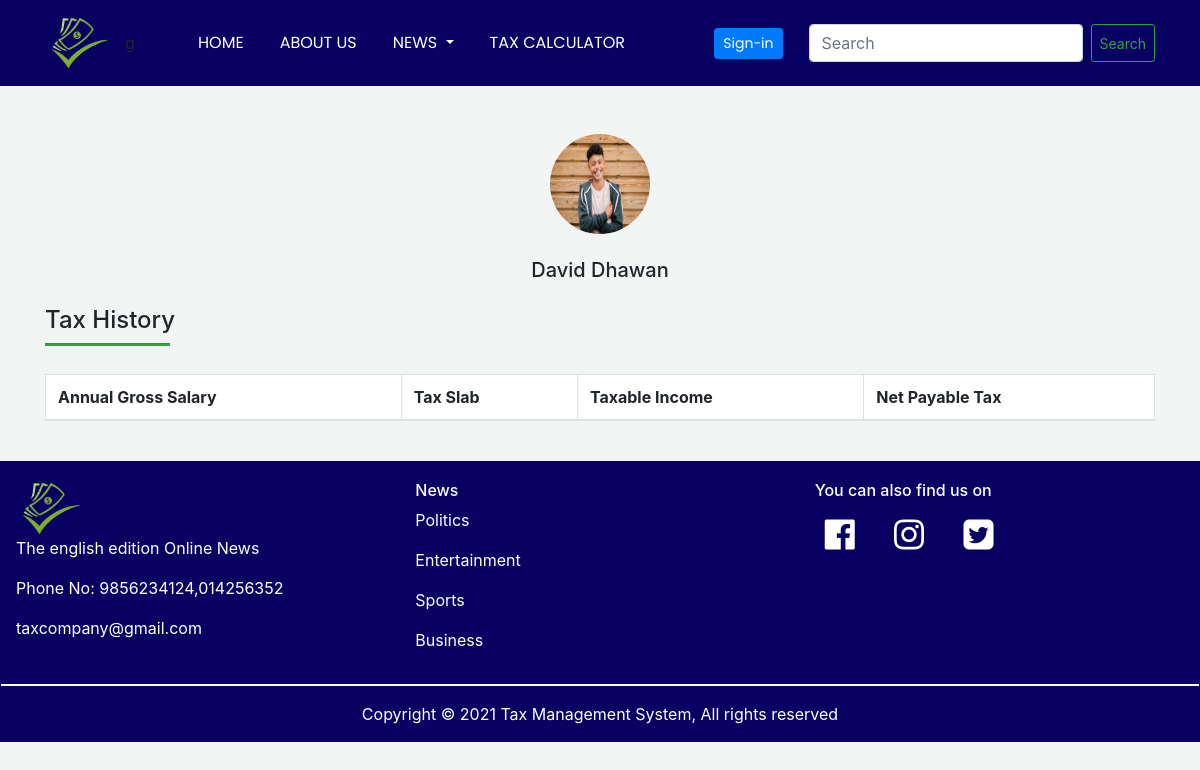
Page /history/ on the earlier database version.
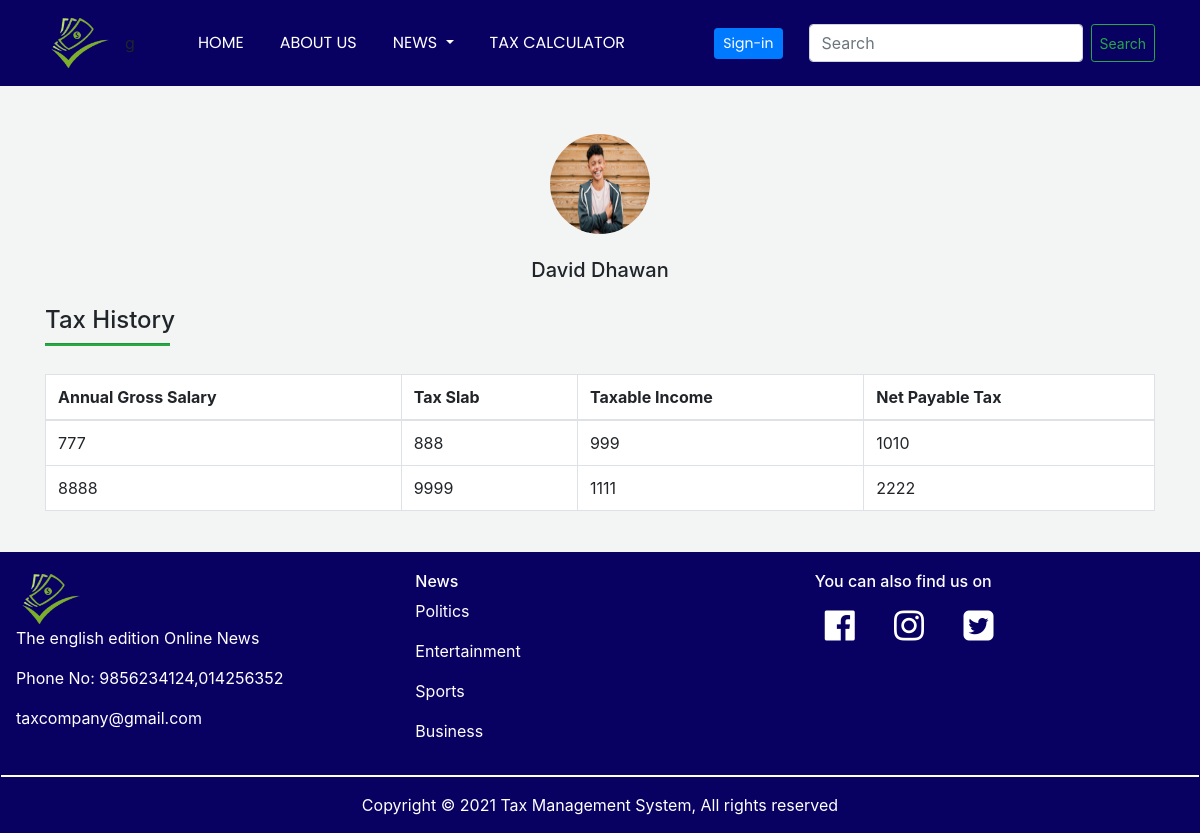
Same page on the later database version.
### loginapp/models.py (models this page shows, shortened)
class Tax(models.Model):
    auth = models.ForeignKey(User, on_delete=models.CASCADE)
    annual_gross_salary = models.IntegerField()
    tax_slab_percentage = models.IntegerField()
    taxable_income = models.IntegerField()
    net_payable_tax = models.IntegerField()

### loginapp/views.py (the view)
# urls.py: path('history/', views.Tax_History, name="Tax_History")
def Tax_History(request):
    all_members = Tax.objects.all
    return render(request, 'loginapp/Html file/TaxHistory.html', {'all':all_members })

### loginapp/templates/loginapp/Html file/TaxHistory.html (shortened to what the changed rows need)
{% load static %}
<html>
    <head>
        <link
        rel="stylesheet"
        type="text/css"
        href="{% static 'css/taxHistory.css' %}"
      />
      <link
        rel="stylesheet"
        href="https://maxcdn.bootstrapcdn.com/bootstrap/4.5.2/css/bootstrap.min.css"
      />
      <link rel="stylesheet" href="https://cdnjs.cloudflare.com/ajax/libs/font-awesome/4.7.0/css/font-awesome.min.css">
    </head>
    <body style="background-color: rgb(219, 226, 226,0.33);">
        <div class="container">
            <div>
            <form method="POST" enctype="multipart/form-data">
                <table class="table table-bordered table-hover mt-4" style="background-color: white;">
                    <thead>
                      <tr>
                        <th>Annual Gross Salary</th>
                        <th>Tax Slab</th>
                        <th>Taxable Income</th>
                        <th>Net Payable Tax</th>
                      </tr>
                    </thead>
                    <tbody>
                      <tr>
                        {% for items in all %}
                        <td>{{ items.annual_gross_salary }}</td>
                        <td>{{ items.tax_slab_percentage}}</td>
                        <td>{{ items.taxable_income }}</td>
                        <td>{{ items.net_payable_tax }}</td>
                      </tr>
                        {% endfor %}
                    </tbody>
                  </table>
            </div>
        </div>
    </body>
</html>

Differences in the rows shown:
added Tax: annual_gross_salary "777", tax_slab_percentage "888", taxable_income "999", net_payable_tax "1010"
added Tax: annual_gross_salary "8888", tax_slab_percentage "9999", taxable_income "1111", net_payable_tax "2222"
